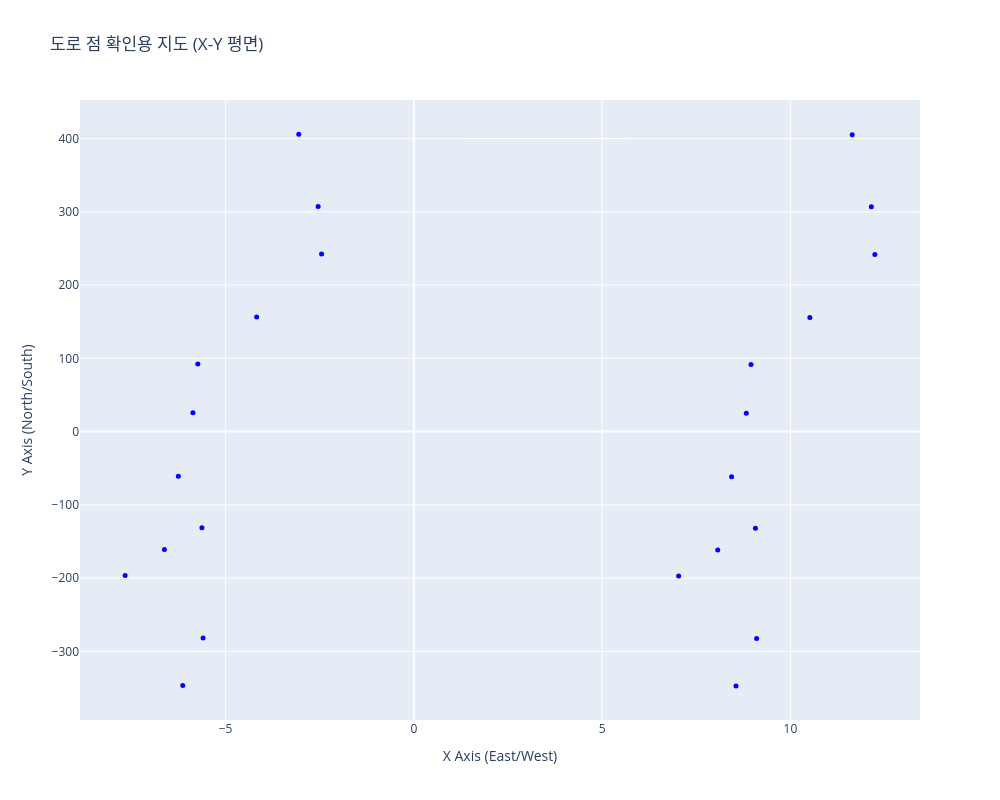

The cell this chart's notebook holds for it:
### Markdown cell above
경로 준비

### Code cell
# 한글 주석: 먼저 XY에서 정점 인덱스 분포를 확인
ut.plot_vertices_index(
    road_positions,
    width=1000,
    height=800,
    marker_size=5,
)

### Figure 1 — Plotly figure (JSON) as saved in the notebook; plotly's stock layout.template omitted (floating-point values rounded to 4 significant figures)
{"data": [{"hovertemplate": "<b>Index: %{text}</b><br>X: %{x:.2f}<br>Y: %{y:.2f}<extra></extra>", "marker": {"color": "blue", "size": 5}, "mode": "markers", "text": ["0", "1", "2", "3", "4", "5", "6", "7", "8", "9", "10", "11", "12", "13", "14", "15", "16", "17", "18", "19", "20", "21", "22", "23"], "type": "scatter", "x": [-3.057, -2.543, 12.15, 11.64, -2.451, 12.24, -4.176, 10.52, -5.738, 8.953, -5.867, 8.828, -6.254, 8.438, -5.629, 9.07, -6.625, 8.07, -7.668, 7.031, -5.598, 9.102, -6.137, 8.555], "y": [406.0, 307.2, 306.8, 405.2, 242.2, 241.6, 156.4, 155.6, 92.31, 91.62, 25.81, 25.2, -61.06, -61.66, -131.1, -131.8, -160.8, -161.5, -196.5, -197.1, -281.8, -282.2, -346.5, -347.0]}], "layout": {"height": 800, "hovermode": "closest", "title": {"text": "도로 점 확인용 지도 (X-Y 평면)"}, "width": 1000, "xaxis": {"title": {"text": "X Axis (East/West)"}}, "yaxis": {"title": {"text": "Y Axis (North/South)"}}}}
